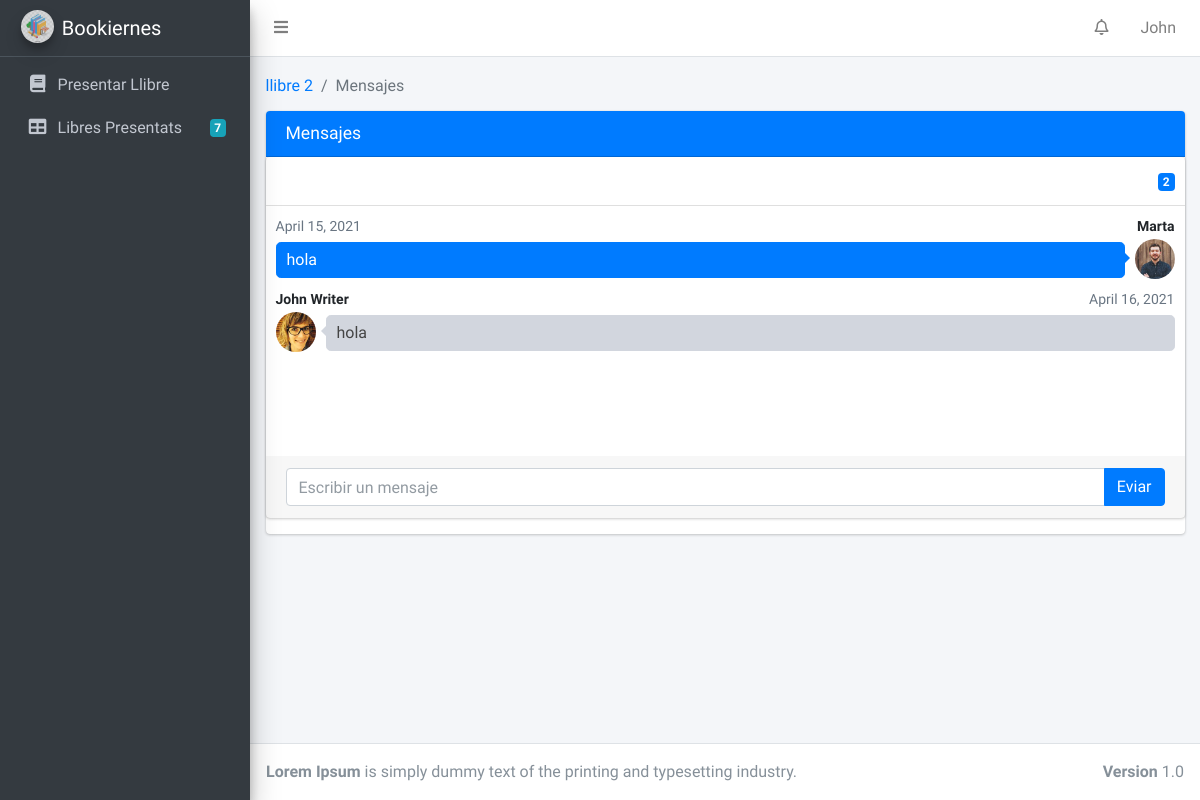
The page /writer_message/get_book/2/ (signed in) on the database as committed earlier.
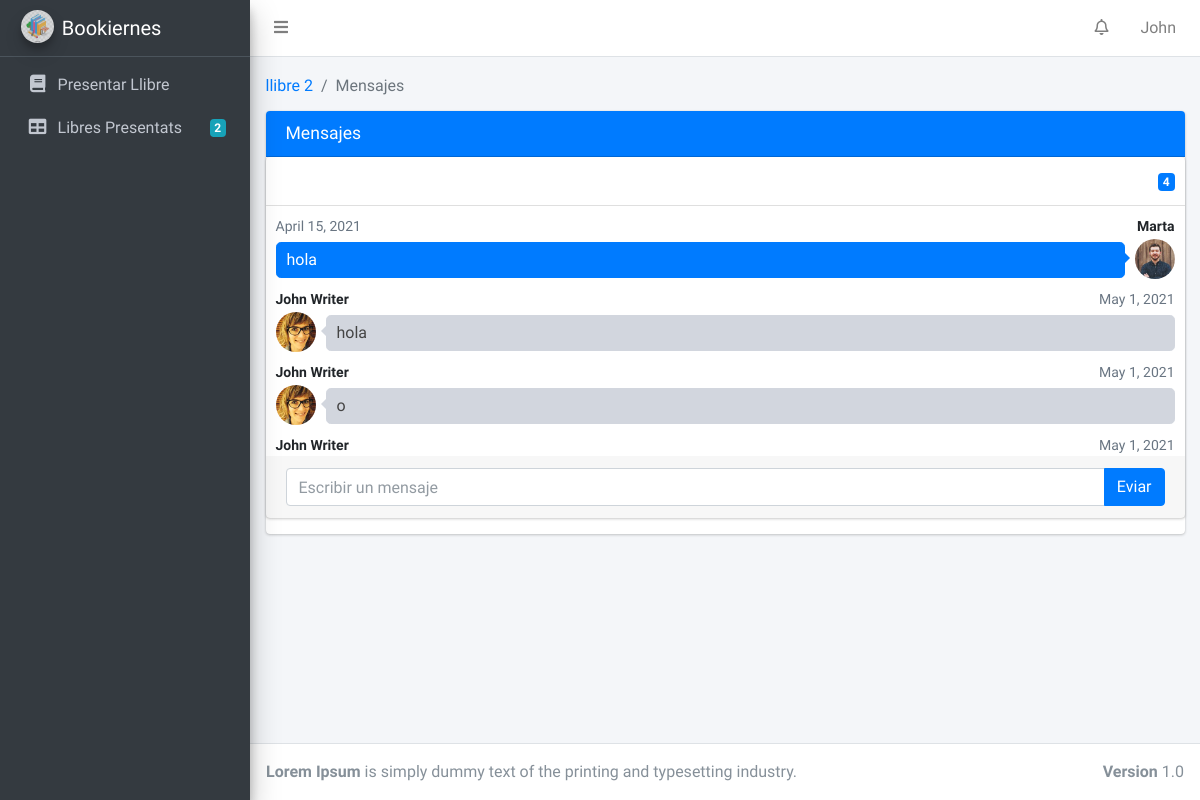
The same page on the database as committed later.
### BookiernesApp/models.py (models this page shows, shortened)
class User(AbstractUser):
    USER_TYPE_CHOICES = [('writer', 'Escritor'), ('editor', 'Editor'), ('main_editor', 'Escriptor principal'), ]
    user_type = models.CharField(
        max_length=255,
        choices=USER_TYPE_CHOICES,
        default='writer',
    )
    path_profile_photo = models.FileField(upload_to='profile_photo', null=True, blank=True)
    def get_user_type_name(self):
        return dict(self.USER_TYPE_CHOICES)[self.user_type]

class Writer(models.Model):
    user = models.OneToOneField(User, on_delete=models.CASCADE, null=True, related_name='writer_profile')
    name = models.CharField(max_length=255)
    def get_presented_books(self):
        return Book.objects.all().filter(author=self)

class Message(models.Model):
    user = models.ForeignKey(User, null=True, on_delete=models.PROTECT, related_name='user_messages')
    destination_user = models.ForeignKey(User, null=True, on_delete=models.PROTECT,
                                         related_name='destination_user_messages')
    book = models.ForeignKey(Book, null=True, on_delete=models.PROTECT, related_name='book_messages')
    content = models.CharField(max_length=255)
    date_received = models.DateField()
    def get_user_name(self):
        return self.user.first_name + " " + self.user.last_name

### BookiernesApp/views/writer_views.py (the view)
# urls.py: url(r'^writer_message/get_book/(?P<pk>\d+)/$', login_required(Chat_Book.as_view()), name='chat_book'),
@method_decorator([login_required, writer_required], name='dispatch')
class Chat_Book(TemplateView):
    model = Book
    template_name = 'html_templates/Escriptor/Chat.html'
    def get_context_data(self, **kwargs):
        try:
            context = super().get_context_data(**kwargs)
            context['book_numbers'] = Book.objects.count()
            notification = Notification.objects.filter(destination_user_id=self.request.user.id)
            context['notification_numbers'] = notification.count()
            context['notifications'] = notification
            author = Writer.objects.get(user_id=self.request.user.id).id
            book = Book.objects.get(Q(author_id=author) & Q(pk=self.kwargs['pk']))
            if book.assigned_to == None and book.author != self.request.user.id:
                raise Http404("I can't access this page.")
            context['book'] = book
            messages = Message.objects.filter(Q(book_id=book.id) & Q(
                Q(Q(user_id=self.request.user.id) & Q(destination_user_id=book.assigned_to.user.id)) | Q(
                    Q(user_id=book.assigned_to.user.id) & Q(destination_user_id=self.request.user.id))))
            context['messages'] = messages
            context['messages_numbers'] = messages.count()
            return context
        except:
            raise Http404("I can't access this page.")

### BookiernesApp/templates/html_templates/Escriptor/Chat.html (shortened to what this page needs)
{% extends "html_templates/Blocks/Base.html" %}
{% block head %}
    <link rel="stylesheet" href="../../../static/BookiernesApp/css/all.min.css">
    <link rel="stylesheet" href="https://use.fontawesome.com/releases/v5.7.0/css/all.css"
>
    <link rel="stylesheet" href="../../../static/BookiernesApp/css/adminlte.min.css">
{% endblock %}
{% block content %}
  <div class="content-wrapper">
    <div class="content-header">
      <div class="container-fluid">
        <ol class="breadcrumb float-sm-left">
              <li class="breadcrumb-item active"> <a href="{% url 'BookiernesApp:books' book.id %}"> {{book.title}}</a> </li>
              <li class="breadcrumb-item active">  Mensajes </li>
        </ol>
      </div>
    </div>
    <section class="content">
        <div class="container-fluid">
              <div class="card card-primary">
                <div class="card-header">
                  <h3 class="card-title">Mensajes </h3>
                </div>
            <div class="card direct-chat direct-chat-primary">
                <div class="card-header">
                  <div class="card-tools">
                    <span title="{{messages_numbers}} New Messages" class="badge badge-primary">{{messages_numbers}}</span>
                  </div>
                </div>
                <div class="card-body">
                  <div class="direct-chat-messages">
                    {% for message in messages %}
                    {% if message.user_id == user.id  %}
                    <div class="direct-chat-msg">
                      <div class="direct-chat-infos clearfix">
                        <span class="direct-chat-name float-left">{{message.get_user_name}}</span>
                        <span class="direct-chat-timestamp float-right">{{message.date_received}}</span>
                      </div>
                      <img class="direct-chat-img" src="../../../static/BookiernesApp/img/user1-128x128.jpg" alt="message user image">
                      <div class="direct-chat-text">
                        {{message.content }}
                      </div>
                    </div>
                    {% else %}
                              <div class="direct-chat-msg right">
                                <div class="direct-chat-infos clearfix">
                                  <span class="direct-chat-name float-right">{{message.get_user_name}}</span>
                                  <span class="direct-chat-timestamp float-left">{{message.date_received}}</span>
                                </div>
                                <img class="direct-chat-img" src="../../../static/BookiernesApp/img/user2-128x128.jpg" alt="message user image">
                                <div class="direct-chat-text">
                                  {{message.content }}
                                </div>
                              </div>
                    {% endif %}
                    {% endfor %}
                  </div>
                </div>
                <div class="card-footer">
                  <form action="{% url 'BookiernesApp:send_message' book.id %}" method="post">
                    <div class="input-group">
                      <input type="text" name="content" placeholder="Escribir un mensaje" class="form-control">
                      <span class="input-group-append">
                        <button type="submit" class="btn btn-primary">Eviar</button>
                      </span>
                    </div>
                  </form>
                </div>
              </div>
              </div>
        </div>
    </section>
  </div>
{% endblock %}

### BookiernesApp/templates/html_templates/Blocks/Base.html (shortened to what this page needs)
<!DOCTYPE html>
<html lang="en">
<head>
    {% block head %}
    {% endblock %}
</head>
<body class="hold-transition sidebar-mini layout-fixed">
<div class="wrapper">
    <nav class="main-header navbar navbar-expand navbar-white navbar-light">
        <ul class="navbar-nav">
            <li class="nav-item">
                <a class="nav-link" data-widget="pushmenu" href="#" role="button"><i class="fas fa-bars"></i></a>
            </li>
        </ul>
        <ul class="navbar-nav ml-auto">
            <li class="nav-item dropdown">
                <a class="nav-link" data-toggle="dropdown" href="#">
                    <i class="far fa-bell"></i>
                </a>
            </li>
            <li class="nav-item dropdown">
                <a class="nav-link" data-toggle="dropdown" href="#">
                    {{ user.first_name }}
                </a>
            </li>
        </ul>
    </nav>
    <aside class="main-sidebar sidebar-dark-primary elevation-4">
        <a href="#" class="brand-link">
            <img src="../../../static/BookiernesApp/img/logo_Bookiernes.png" alt="Bookiernes Logo"
                 class="brand-image img-circle elevation-3" style="opacity: .8">
            <span class="brand-text font-weight-light">Bookiernes</span>
        </a>
        <div class="sidebar">
            <nav class="mt-2">
                <ul class="nav nav-pills nav-sidebar flex-column" data-widget="treeview" role="menu"
                    data-accordion="false">
                    {% if  user.user_type == 'writer' %}
                        <li class="nav-item">
                            <a href="{% url 'BookiernesApp:writer_publish_book' %}" class="nav-link">
                                <i class="nav-icon fas fa-book"></i>
                                <p>
                                    Presentar Llibre
                                </p>
                            </a>
                        </li>
                        <li class="nav-item">
                            <a href="{% url 'BookiernesApp:writer_published_books' %}" class="nav-link">
                                <i class="nav-icon fas fa-table"></i>
                                <p>
                                    Libres Presentats
                                    {% if user.writer_profile.get_presented_books.count > 0 %}
                                        <span class="badge badge-info right">{{ user.writer_profile.get_presented_books.count }}</span>
                                    {% endif %}
                                </p>
                            </a>
                        </li>
                    {% endif %}
                </ul>
            </nav>
        </div>
    </aside>
    {% block content %}
    {% endblock %}
    <footer class="main-footer">
        <strong>Lorem Ipsum</strong>
        is simply dummy text of the printing and typesetting industry.
        <div class="float-right d-none d-sm-inline-block">
            <strong>Version</strong> 1.0
        </div>
    </footer>
</div>
</body>
</html>

Rows that differ between the two databases and show on the page:
no longer on this page (row edited): Message: get_user_name "John Writer", date_received "April 16, 2021", content "hola"
changed User "John": writer_profile.get_presented_books.count "7" → "2"
now on this page (row edited): Message: get_user_name "John Writer", date_received "May 1, 2021", content "hola"
now on this page (row edited): Message: get_user_name "John Writer", date_received "May 1, 2021", content "o"
now on this page (row edited): Message: get_user_name "John Writer", date_received "May 1, 2021"
Other text that changed with them:
{{ messages_numbers }}: "2" → "4"
